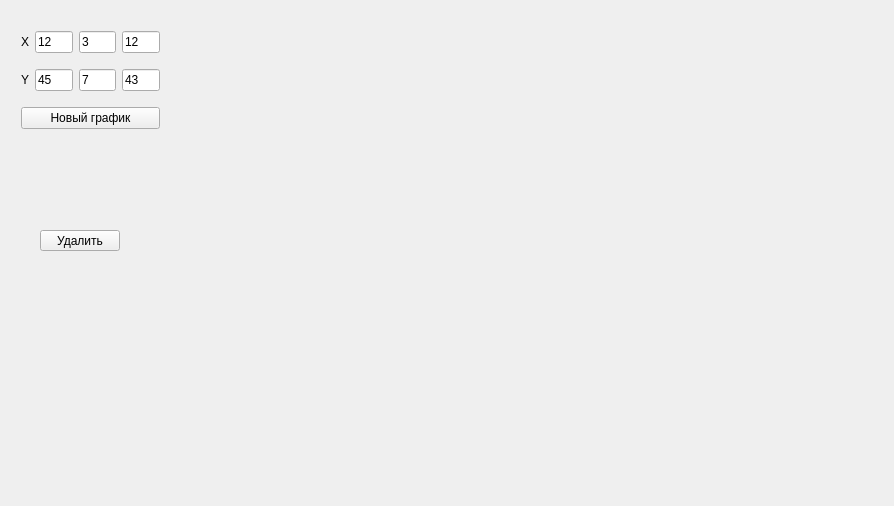
<?xml version="1.0" encoding="UTF-8"?>
<ui version="4.0">
 <class>MainWindow</class>
 <widget class="QMainWindow" name="MainWindow">
  <property name="geometry">
   <rect>
    <x>0</x>
    <y>0</y>
    <width>894</width>
    <height>506</height>
   </rect>
  </property>
  <property name="windowTitle">
   <string>MainWindow</string>
  </property>
  <widget class="QWidget" name="centralWidget">
   <widget class="QWidget" name="verticalLayoutWidget">
    <property name="geometry">
     <rect>
      <x>180</x>
      <y>10</y>
      <width>701</width>
      <height>461</height>
     </rect>
    </property>
    <layout class="QVBoxLayout" name="LayoutChar">
     <property name="sizeConstraint">
      <enum>QLayout::SetFixedSize</enum>
     </property>
    </layout>
   </widget>
   <widget class="QWidget" name="layoutWidget">
    <property name="geometry">
     <rect>
      <x>10</x>
      <y>10</y>
      <width>161</width>
      <height>141</height>
     </rect>
    </property>
    <layout class="QVBoxLayout" name="verticalLayout">
     <item>
      <layout class="QHBoxLayout" name="horizontalLayout">
       <item>
        <widget class="QLabel" name="LabelX">
         <property name="text">
          <string>X</string>
         </property>
        </widget>
       </item>
       <item>
        <widget class="QLineEdit" name="LineX1">
         <property name="text">
          <string>12</string>
         </property>
        </widget>
       </item>
       <item>
        <widget class="QLineEdit" name="LineX2">
         <property name="text">
          <string>3</string>
         </property>
        </widget>
       </item>
       <item>
        <widget class="QLineEdit" name="LineX3">
         <property name="text">
          <string>12</string>
         </property>
        </widget>
       </item>
      </layout>
     </item>
     <item>
      <layout class="QHBoxLayout" name="horizontalLayout_2">
       <item>
        <widget class="QLabel" name="LabelY">
         <property name="text">
          <string>Y</string>
         </property>
        </widget>
       </item>
       <item>
        <widget class="QLineEdit" name="LineY1">
         <property name="text">
          <string>45</string>
         </property>
        </widget>
       </item>
       <item>
        <widget class="QLineEdit" name="LineY2">
         <property name="text">
          <string>7</string>
         </property>
        </widget>
       </item>
       <item>
        <widget class="QLineEdit" name="LineY3">
         <property name="text">
          <string>43</string>
         </property>
        </widget>
       </item>
      </layout>
     </item>
     <item>
      <widget class="QPushButton" name="ButtonAdd">
       <property name="text">
        <string>Новый график</string>
       </property>
      </widget>
     </item>
    </layout>
   </widget>
   <widget class="QPushButton" name="ButtonDelete">
    <property name="geometry">
     <rect>
      <x>40</x>
      <y>230</y>
      <width>80</width>
      <height>21</height>
     </rect>
    </property>
    <property name="text">
     <string>Удалить</string>
    </property>
   </widget>
  </widget>
  <widget class="QMenuBar" name="menuBar">
   <property name="geometry">
    <rect>
     <x>0</x>
     <y>0</y>
     <width>894</width>
     <height>20</height>
    </rect>
   </property>
  </widget>
 </widget>
 <layoutdefault spacing="6" margin="11"/>
 <resources/>
 <connections/>
</ui>
